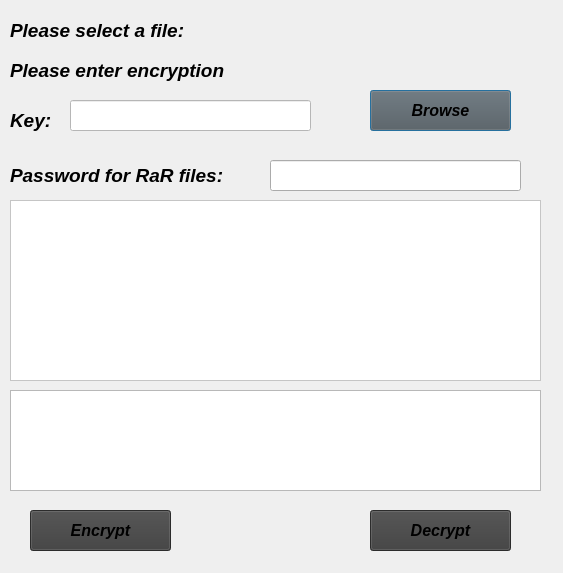
<?xml version="1.0" encoding="UTF-8"?>
<ui version="4.0">
 <class>Dialog</class>
 <widget class="QDialog" name="Dialog">
  <property name="geometry">
   <rect>
    <x>0</x>
    <y>0</y>
    <width>563</width>
    <height>573</height>
   </rect>
  </property>
  <property name="windowTitle">
   <string>Powerhouse</string>
  </property>
  <property name="styleSheet">
   <string notr="true"/>
  </property>
  <widget class="QPushButton" name="Browse">
   <property name="geometry">
    <rect>
     <x>370</x>
     <y>90</y>
     <width>141</width>
     <height>41</height>
    </rect>
   </property>
   <property name="font">
    <font>
     <family>Arial</family>
     <pointsize>12</pointsize>
     <weight>75</weight>
     <italic>true</italic>
     <bold>true</bold>
    </font>
   </property>
   <property name="styleSheet">
    <string notr="true">background-color: rgb(61, 61, 61);
background-color: rgb(89, 89, 89);</string>
   </property>
   <property name="text">
    <string>Browse</string>
   </property>
  </widget>
  <widget class="QLineEdit" name="filename">
   <property name="geometry">
    <rect>
     <x>70</x>
     <y>100</y>
     <width>241</width>
     <height>31</height>
    </rect>
   </property>
   <property name="styleSheet">
    <string notr="true">background-color: rgb(255, 255, 255);</string>
   </property>
   <property name="echoMode">
    <enum>QLineEdit::Normal</enum>
   </property>
  </widget>
  <widget class="QPushButton" name="Encrypt">
   <property name="geometry">
    <rect>
     <x>30</x>
     <y>510</y>
     <width>141</width>
     <height>41</height>
    </rect>
   </property>
   <property name="font">
    <font>
     <family>Arial</family>
     <pointsize>12</pointsize>
     <weight>75</weight>
     <italic>true</italic>
     <bold>true</bold>
    </font>
   </property>
   <property name="styleSheet">
    <string notr="true">background-color: rgb(61, 61, 61);</string>
   </property>
   <property name="text">
    <string>Encrypt</string>
   </property>
  </widget>
  <widget class="QPushButton" name="Decrypt">
   <property name="geometry">
    <rect>
     <x>370</x>
     <y>510</y>
     <width>141</width>
     <height>41</height>
    </rect>
   </property>
   <property name="font">
    <font>
     <family>Arial</family>
     <pointsize>12</pointsize>
     <weight>75</weight>
     <italic>true</italic>
     <bold>true</bold>
    </font>
   </property>
   <property name="styleSheet">
    <string notr="true">background-color: rgb(61, 61, 61);</string>
   </property>
   <property name="text">
    <string>Decrypt</string>
   </property>
  </widget>
  <widget class="QLabel" name="label_2">
   <property name="geometry">
    <rect>
     <x>10</x>
     <y>10</y>
     <width>251</width>
     <height>41</height>
    </rect>
   </property>
   <property name="font">
    <font>
     <family>Arial</family>
     <pointsize>14</pointsize>
     <weight>75</weight>
     <italic>true</italic>
     <bold>true</bold>
    </font>
   </property>
   <property name="text">
    <string>Please select a file:</string>
   </property>
  </widget>
  <widget class="QLabel" name="label_3">
   <property name="geometry">
    <rect>
     <x>10</x>
     <y>50</y>
     <width>361</width>
     <height>41</height>
    </rect>
   </property>
   <property name="font">
    <font>
     <family>Arial</family>
     <pointsize>14</pointsize>
     <weight>75</weight>
     <italic>true</italic>
     <bold>true</bold>
    </font>
   </property>
   <property name="styleSheet">
    <string notr="true"/>
   </property>
   <property name="text">
    <string>Please enter encryption</string>
   </property>
  </widget>
  <widget class="QListWidget" name="lstFile">
   <property name="geometry">
    <rect>
     <x>10</x>
     <y>200</y>
     <width>531</width>
     <height>181</height>
    </rect>
   </property>
   <property name="styleSheet">
    <string notr="true">background-color: rgb(255, 255, 255);</string>
   </property>
   <property name="dragEnabled">
    <bool>true</bool>
   </property>
   <property name="dragDropOverwriteMode">
    <bool>true</bool>
   </property>
  </widget>
  <widget class="QLabel" name="label">
   <property name="geometry">
    <rect>
     <x>10</x>
     <y>160</y>
     <width>241</width>
     <height>31</height>
    </rect>
   </property>
   <property name="font">
    <font>
     <family>Arial</family>
     <pointsize>14</pointsize>
     <weight>75</weight>
     <italic>true</italic>
     <bold>true</bold>
    </font>
   </property>
   <property name="text">
    <string>Password for RaR files:</string>
   </property>
  </widget>
  <widget class="QLineEdit" name="rarFile">
   <property name="geometry">
    <rect>
     <x>270</x>
     <y>160</y>
     <width>251</width>
     <height>31</height>
    </rect>
   </property>
   <property name="echoMode">
    <enum>QLineEdit::Normal</enum>
   </property>
  </widget>
  <widget class="QLabel" name="label_4">
   <property name="geometry">
    <rect>
     <x>10</x>
     <y>100</y>
     <width>91</width>
     <height>41</height>
    </rect>
   </property>
   <property name="font">
    <font>
     <family>Arial</family>
     <pointsize>14</pointsize>
     <weight>75</weight>
     <italic>true</italic>
     <bold>true</bold>
    </font>
   </property>
   <property name="text">
    <string>Key:</string>
   </property>
  </widget>
  <widget class="QListWidget" name="lstError">
   <property name="geometry">
    <rect>
     <x>10</x>
     <y>390</y>
     <width>531</width>
     <height>101</height>
    </rect>
   </property>
  </widget>
 </widget>
 <resources/>
 <connections/>
</ui>
